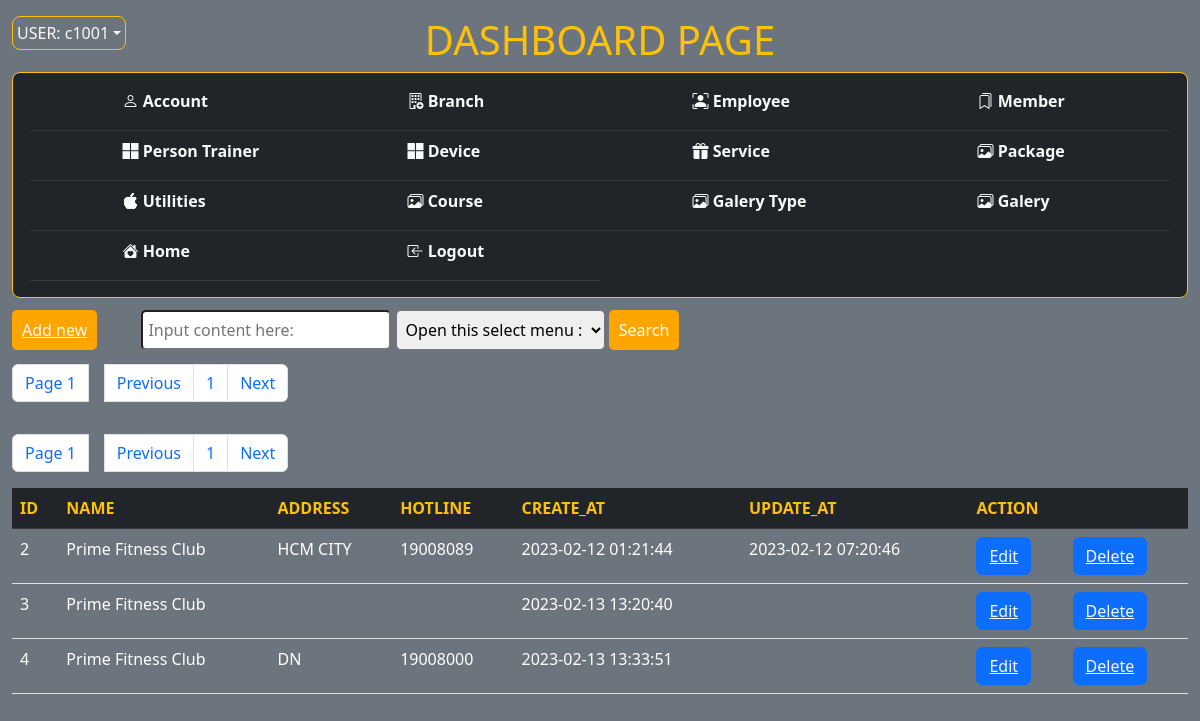
Page /CRUD/dashboard.php?select=branch (signed in) on the committed database.
### tables this page shows
CREATE TABLE branch(
    branch_id int AUTO_INCREMENT NOT NULL,
    name VARCHAR(50),
    address VARCHAR(100),
    hotline VARCHAR(15),
    flag INT DEFAULT 1,
    create_at DATETIME,
    update_at DATETIME,
    CONSTRAINT PK_branch PRIMARY KEY (branch_id)
);

### classlist.php (the view, shortened to what this page needs)
<?php
    class main {
        public $limit = 10;
        public $row_current;
        public $previous;
        public $next;
        public $page;
        public $total;
        public function total_page($table) {
            $c = new config;
            $conn = $c->connect();
            $sql = 'SELECT COUNT(*) FROM '.$table.'';
            $stmt = $conn->prepare($sql);
            $stmt->execute();
            $results = $stmt->fetchColumn();
            return ceil($results/$this->limit);
        }
        public function show_pagination($table) {
            $row_current = 1;
            echo '<ul class="pagination pt-3">
                      <li class="page-item"><a class="page-link" href="#">Page '.$this->page.'</a></li>
                      <li class="page-item ps-3"><a class="page-link" href="dashboard.php?select='.$table.'&row_current='.$this->previous.'">Previous</a></li>';
            for($s = 1;$s <= $this->total;$s++) {
                echo '<li class="page-item"><a class="page-link" href="dashboard.php?select='.$table.'&row_current='.$row_current.' ">'.$s.'</a></li>';
                $row_current += $this->limit;
            }
            echo     '<li class="page-item"><a class="page-link" href="dashboard.php?select='.$table.'&row_current='.$this->next.'">Next</a></li>
                 </ul>';
        }
        public function arr_result($table) {
            $c = new config;
            $conn = $c->connect();
            $sql = 'SELECT * FROM '.$table.' LIMIT '.$this->row_current.','.$this->limit.'';
            $stmt = $conn->prepare($sql);
            $stmt->execute();
            return $stmt->fetchAll(PDO::FETCH_ASSOC);
        }
    }
    class branch extends main {
        public $branch_id;
        public $name;
        public $address;
        public $hotline;
        public $create_at;
        public $update_at;
        public function show_header() {
            echo "<tr>
                    <td class='table-dark text-warning fw-bold'>ID</td>
                    <td class='table-dark text-warning fw-bold'>NAME</td>
                    <td class='table-dark text-warning fw-bold'>ADDRESS</td>
                    <td class='table-dark text-warning fw-bold'>HOTLINE</td>
                    <td class='table-dark text-warning fw-bold'>CREATE_AT</td>
                    <td class='table-dark text-warning fw-bold'>UPDATE_AT</td>
                    <td class='table-dark text-warning fw-bold' colspan='2'>ACTION</td>
                </tr>";
        }
        public function show_item() {
            echo '<tr>
                    <td>'.$this->branch_id.'</td>
                    <td>'.$this->name.'</td>
                    <td>'.$this->address.'</td>
                    <td>'.$this->hotline.'</td>
                    <td>'.$this->create_at.'</td>
                    <td>'.$this->update_at.'</td>
                    <td><button class="btn btn-primary"><a  class="text-light" href="edit.php?edit_id=branch&branch_id='.$this->branch_id.'&name='.$this->name.'&address='.$this->address.'&hotline='.$this->hotline.'">Edit</a></button></td>
                    <td><button class="btn btn-primary"><a  class="text-light del" href="delete.php?delete_id=branch&branch_id='.$this->branch_id.' ">Delete</a></button></td>
                </tr>';
        }
    }
?>

### CRUD/dashboard.php (shortened to what this page needs)
<?php
    require "../classlist.php";
    $select = "";
    if(isset($_GET["select"])) {
        $select = $_GET["select"];
    }
    $search_data = NULL;
    $search_list = NULL;
?>
<!DOCTYPE html>
<html>
<head>
    <link rel="stylesheet" href="../assets/css/bootstrap.min.css">
	<link rel="stylesheet" href="https://cdn.jsdelivr.net/npm/bootstrap-icons@1.10.2/font/bootstrap-icons.css">
</head>
<body class="bg-secondary">
	<div class="dashboard container-fluid position-relative ">
		<div class="dropdown  position-absolute top-0 start-40 border border-warning rounded rounded-3">
			<a class="nav-link  table-hover dropdown-toggle p-1 text-light " href="" role="button" data-bs-toggle="dropdown" aria-expanded="false"> USER: <?php echo $_COOKIE["user_name"]  ?></a>
		</div>
		<h1 class="text-center text-warning mt-3">DASHBOARD PAGE</h1>
        <div class="menu-body bg-dark border border-warning rounded rounded-3">
            <table class="table table-dark home-menu container-lg mt-2">
                <tr>
                    <td class="text-start align-middle mmm"><div class="dblink" ><a class="fw-bold text-light open text-decoration-none"  href="dashboard.php?select=role" ><i class="bi bi-person"></i>  Account</a></div></td>
                    <td class="text-start align-middle mmm"><div class="dblink" ><a class="fw-bold text-light open text-decoration-none"  href="dashboard.php?select=branch" ><i class="bi bi-building-add"></i>  Branch</a></div></td>
                    <td class="text-start align-middle mmm"><div class="dblink" ><a class="fw-bold text-light open text-decoration-none"  href="dashboard.php?select=employee" ><i class="bi bi-person-bounding-box"></i>  Employee</a></div></td>
                    <td class="text-start align-middle mmm"><div class="dblink" ><a class="fw-bold text-light open text-decoration-none"  href="dashboard.php?select=member" ><i class="bi bi-bookmarks"></i>  Member</a></div></td>
                </tr>
                <tr>
                    <td class="text-start align-middle mmm"><div class="dblink" ><a class="fw-bold text-light open text-decoration-none"  href="dashboard.php?select=person_trainer" ><i class="bi bi-microsoft"></i>  Person Trainer</a></div></td>
                    <td class="text-start align-middle mmm"><div class="dblink" ><a class="fw-bold text-light open text-decoration-none"  href="dashboard.php?select=device" ><i class="bi bi-microsoft"></i>  Device</a></div></td>
                    <td class="text-start align-middle mmm"><div class="dblink" ><a class="fw-bold text-light open text-decoration-none"  href="dashboard.php?select=service"><i class="bi bi-gift-fill"></i>  Service</a></div></td>
                    <td class="text-start align-middle mmm"><div class="dblink" ><a class="fw-bold text-light open text-decoration-none"  href="dashboard.php?select=package" ><i class="bi bi-images"></i>  Package</a></div></td>
                </tr>
                <tr>
                    <td class="text-start align-middle mmm"><div class="dblink" ><a class="fw-bold text-light open text-decoration-none"  href="dashboard.php?select=utilities" ><i class="bi bi-apple"></i>  Utilities</a></div></td>
                    <td class="text-start align-middle mmm"><div class="dblink" ><a class="fw-bold text-light open text-decoration-none"  href="dashboard.php?select=course" ><i class="bi bi-images"></i>  Course</a></div></td>
                    <td class="text-start align-middle mmm"><div class="dblink" ><a class="fw-bold text-light open text-decoration-none"  href="dashboard.php?select=galery_type" ><i class="bi bi-images"></i>  Galery Type</a></div></td>
                    <td class="text-start align-middle mmm"><div class="dblink" ><a class="fw-bold text-light open text-decoration-none"  href="dashboard.php?select=galery" ><i class="bi bi-images"></i>  Galery</a></div></td>
                </tr>
                <tr>
                    <td class="text-start align-middle mmm"><div class="dblink" ><a class="fw-bold text-light open text-decoration-none"  href="../index.php"><i class="bi bi-house-heart-fill"></i>  Home</a></div></td>
                    <td class="text-start align-middle mmm"><div class="dblink" ><a class="fw-bold text-light open text-decoration-none"  href="../logout.php"><i class="bi bi-box-arrow-in-left"></i>  Logout</a></div></td>
                </tr>
            </table>
        </div>
        <div class="">
            <form action="" method="GET" class="search-bar <?php if($select == "") {echo "d-none";} else {echo "d-block";}  ?>">
                <button class="btn-search <?php if($select == "member") echo "d-none"  ?>"><a class="text-light" href="addnew.php?select=<?php  echo $select ?>">Add new</a></button>
                <input type="text" id="search-box" name="search_data" placeholder="Input content here:">
                <select name="search_list" id="search_list">
                    <option selected disabled>Open this select menu :</option>
                </select>
                <button type="submit" class="btn-search" value="send" name="search">Search</button>
            </form>
        </div>
         <table class="table table-result mt-2">
            <?php
                    switch($select) {
                        case "branch":
                            $p = new branch;
                            $p->show_header();
                            $p->total = $p->total_page("branch");
                            if(isset($_GET["row_current"])) {
                                $p->row_current = $_GET["row_current"];
                            } else {
                                $p->row_current = 1;
                            };
                            $p->page = ceil($p->row_current/$p->limit);
                            if($p->row_current < $p->limit) {
                                $p->previous = 1;
                            } else {
                                $p->previous = $p->row_current - $p->limit;
                            };
                            $p->show_pagination("branch");
                            $p->total = $p->total_page("branch");
                            if(isset($_GET["row_current"])) {
                                $p->row_current = $_GET["row_current"];
                            } else {
                                $p->row_current = 1;
                            };
                            $p->page = ceil($p->row_current/$p->limit);
                            if($p->row_current < $p->limit) {
                                $p->previous = 1;
                            } else {
                                $p->previous = $p->row_current - $p->limit;
                            };
                            $p->show_pagination("branch");
                            if($search_data == NULL && $search_list == NULL) {
                                $results = $p->arr_result("branch");
                                }
                            foreach($results as $row) {
                                $p->flag = $row["flag"];
                                if($p->flag == 1) {
                                    $p->branch_id = $row["branch_id"];
                                    $p->name = $row["name"];
                                    $p->address = $row["address"];
                                    $p->hotline = $row["hotline"];
                                    $p->create_at = $row["create_at"];
                                    $p->update_at = $row["update_at"];
                                    $p->show_item();
                                }
                            }
                            break;
                    }
            ?>
        </table>
    </div>
</body>
</html>

### CRUD/dashboard.php (style rules this page uses)
body { position: relative; z-index: 0; }
.dashboard { min-width: 1200px; }
.menu-body { width: 100%; }
.mmm { min-width: 25%; display: inline-block; height: 50px; }
.mmm .dblink { width: 150px; margin-left: calc(50% - 50px); }
.table-result td { color: white; }
.search-bar { width: 100%; height: 40px; margin-top: 10px; }
#search-box { width: 250px; margin-left: 40px; height: 100%; padding: 0 5px; border-radius: 5px; margin-top: 2px; }
#search_list { height: 100%; padding: 0 5px; border-radius: 5px; }
.btn-search { height: 100%; padding: 0 10px; border: none; border-radius: 5px; background-color: orange; color: white; }
.pagination { padding-left: 0 !important; }

### rows in the picture
branch: branch_id "2", name "Prime Fitness Club", address "HCM CITY", hotline "19008089", create_at "2023-02-12 01:21:44", update_at "2023-02-12 07:20:46"
branch: branch_id "3", name "Prime Fitness Club", create_at "2023-02-13 13:20:40"
branch: branch_id "4", name "Prime Fitness Club", address "DN", hotline "19008000", create_at "2023-02-13 13:33:51"

### other values in the picture
$_COOKIE["user_name"] "c1001"
$this->page "1 1"
